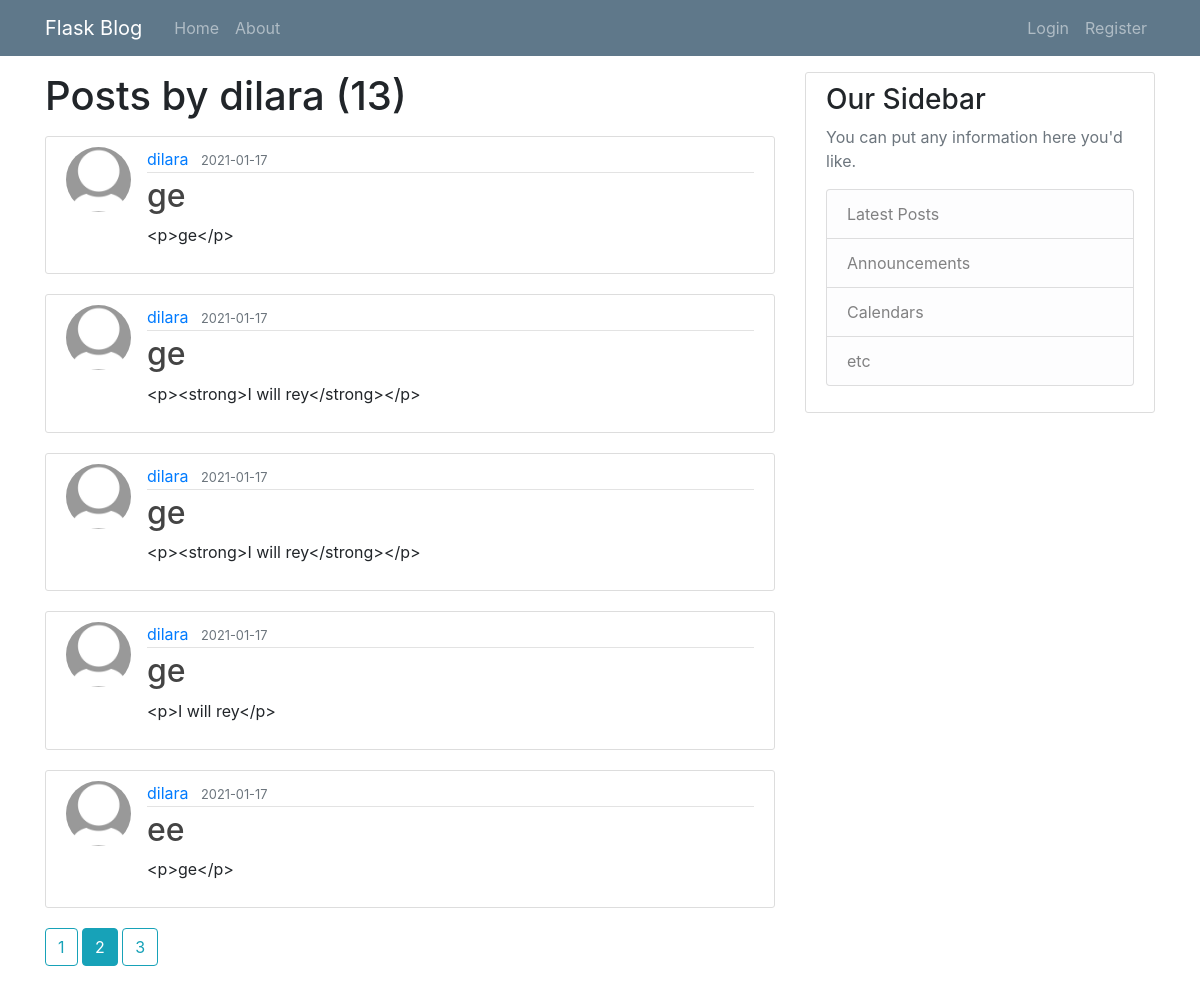
The app's page /user/dilara?page=2 with its own data.
### Blog/models.py (models this page shows, shortened)
class User(db.Model, UserMixin):
    id = db.Column(db.Integer, primary_key=True)
    username = db.Column(db.String(20), unique=True, nullable=False)
    email = db.Column(db.String(120), unique=True, nullable=False)
    image_file = db.Column(db.String(20), nullable=False, default='default.jpg')
    password = db.Column(db.String(60), nullable=False)
    posts = db.relationship('Post', backref='author', lazy=True)
    comments = db.relationship('Comment', backref="author",lazy=True)

class Post(db.Model):
    id = db.Column(db.Integer, primary_key=True)
    title = db.Column(db.String(100), nullable=False)
    date_posted = db.Column(db.DateTime, nullable=False, default=datetime.utcnow)
    content = db.Column(db.Text, nullable=False)
    user_id = db.Column(db.Integer, db.ForeignKey('user.id'), nullable=False)
    comments = db.relationship('Comment', backref='entry', lazy=True)

### Blog/routes.py (the view)
@app.route("/user/<string:username>")
def user_posts(username):
    page = request.args.get('page', 1, type=int)
    user = User.query.filter_by(username=username).first_or_404()
    posts = Post.query.filter_by(author=user).order_by(Post.date_posted.desc()).paginate(page=page, per_page=5)
    return render_template('user_posts.html', posts=posts, user=user)

### Blog/templates/user_posts.html (shortened to what this page needs)
{% extends "base.html" %}
{% block content %}
    <h1 class="mb-3">Posts by {{ user.username }} ({{ posts.total }})</h1>
    {% for post in posts.items %}
    <article class="media content-section">
      <img class="rounded-circle article-img" src="{{url_for('static', filename='images/' + post.author.image_file) }}" alt="">
      <div class="media-body">
        <div class="article-metadata">
          <a class="mr-2" href="{{url_for('user_posts', username=post.author.username)}}">{{ post.author.username }}</a>
          <small class="text-muted">{{ post.date_posted.strftime('%Y-%m-%d') }}</small>
        </div>
        <h2><a class="article-title" href="{{url_for('post', post_id=post.id)}}">{{ post.title }}</a></h2>
        <p class="article-content">{{ post.content }}</p>
      </div>
    </article>
    {% endfor %}
    {% for page_num in posts.iter_pages(left_edge=1, right_edge=1, left_current=1, right_current=2) %}
      {% if page_num %}
        {% if posts.page == page_num %}
            <a class="btn btn-info mb-4" href="{{ url_for('user_posts', username=user.username, page=page_num) }}">{{ page_num }}</a>
        {% else %}
            <a class="btn btn-outline-info mb-4" href="{{ url_for('user_posts', username=user.username, page=page_num) }}">{{ page_num }}</a>
        {% endif %}
      {% else %}
        ...
      {% endif %}
    {% endfor %}
{% endblock content %}

### Blog/static/main.css (style rules this page uses)
body { background: #fafafa; color: #333333; margin-top: 5rem; }
h1, h2, h3, h4, h5, h6 { color: #444444; }
.content-section { background: #ffffff; padding: 10px 20px; border: 1px solid #dddddd; border-radius: 3px; margin-bottom: 20px; }
.article-title { color: #444444; }
.article-content { white-space: pre-line; }
.article-img { height: 65px; width: 65px; margin-right: 16px; }
.article-metadata { padding-bottom: 1px; margin-bottom: 4px; border-bottom: 1px solid #e3e3e3 }

### records on screen
User: username "dilara"
Post: image_file (placeholder picture), author.username "dilara", date_posted "2021-01-17", title "ge", content "<p>ge</p>"
Post: image_file (placeholder picture), author.username "dilara", date_posted "2021-01-17", title "ge", content "<p><strong>I will rey</strong></p>"
Post: image_file (placeholder picture), author.username "dilara", date_posted "2021-01-17", title "ge", content "<p><strong>I will rey</strong></p>"
Post: image_file (placeholder picture), author.username "dilara", date_posted "2021-01-17", title "ge", content "<p>I will rey</p>"
Post: image_file (placeholder picture), author.username "dilara", date_posted "2021-01-17", title "ee", content "<p>ge</p>"

### other values on screen
{{ posts.total }} "13"
{{ page_num }} "1" "3"
{{ page_num }} "2"
